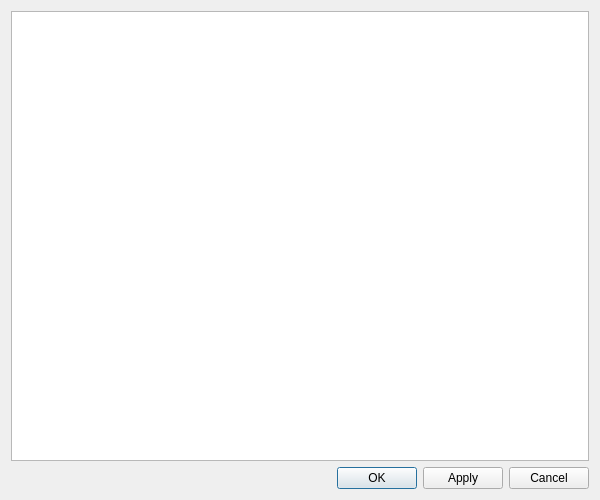
<?xml version="1.0" encoding="UTF-8"?>
<ui version="4.0">
 <class>ListDialog</class>
 <widget class="QDialog" name="ListDialog">
  <property name="geometry">
   <rect>
    <x>0</x>
    <y>0</y>
    <width>600</width>
    <height>500</height>
   </rect>
  </property>
  <property name="windowTitle">
   <string>ListDialog</string>
  </property>
  <property name="modal">
   <bool>true</bool>
  </property>
  <layout class="QVBoxLayout" name="verticalLayout">
   <item>
    <widget class="QListWidget" name="listWidget"/>
   </item>
   <item>
    <layout class="QHBoxLayout" name="horizontalLayout">
     <item>
      <spacer name="horizontalSpacer">
       <property name="orientation">
        <enum>Qt::Horizontal</enum>
       </property>
       <property name="sizeHint" stdset="0">
        <size>
         <width>40</width>
         <height>20</height>
        </size>
       </property>
      </spacer>
     </item>
     <item>
      <widget class="QPushButton" name="okButton">
       <property name="enabled">
        <bool>true</bool>
       </property>
       <property name="text">
        <string>OK</string>
       </property>
      </widget>
     </item>
     <item>
      <widget class="QPushButton" name="applyButton">
       <property name="text">
        <string>Apply</string>
       </property>
      </widget>
     </item>
     <item>
      <widget class="QPushButton" name="cancelButton">
       <property name="text">
        <string>Cancel</string>
       </property>
      </widget>
     </item>
    </layout>
   </item>
  </layout>
 </widget>
 <resources/>
 <connections>
  <connection>
   <sender>okButton</sender>
   <signal>clicked()</signal>
   <receiver>ListDialog</receiver>
   <slot>accept()</slot>
   <hints>
    <hint type="sourcelabel">
     <x>122</x>
     <y>108</y>
    </hint>
    <hint type="destinationlabel">
     <x>162</x>
     <y>64</y>
    </hint>
   </hints>
  </connection>
  <connection>
   <sender>cancelButton</sender>
   <signal>clicked()</signal>
   <receiver>ListDialog</receiver>
   <slot>reject()</slot>
   <hints>
    <hint type="sourcelabel">
     <x>203</x>
     <y>108</y>
    </hint>
    <hint type="destinationlabel">
     <x>162</x>
     <y>64</y>
    </hint>
   </hints>
  </connection>
  <connection>
   <sender>listWidget</sender>
   <signal>itemActivated(QListWidgetItem*)</signal>
   <receiver>ListDialog</receiver>
   <slot>slotItemActivated(QListWidgetItem*)</slot>
   <hints>
    <hint type="sourcelabel">
     <x>162</x>
     <y>206</y>
    </hint>
    <hint type="destinationlabel">
     <x>162</x>
     <y>206</y>
    </hint>
   </hints>
  </connection>
  <connection>
   <sender>listWidget</sender>
   <signal>itemDoubleClicked(QListWidgetItem*)</signal>
   <receiver>ListDialog</receiver>
   <slot>slotItemDoubleClicked(QListWidgetItem*)</slot>
   <hints>
    <hint type="sourcelabel">
     <x>162</x>
     <y>206</y>
    </hint>
    <hint type="destinationlabel">
     <x>162</x>
     <y>206</y>
    </hint>
   </hints>
  </connection>
 </connections>
</ui>
